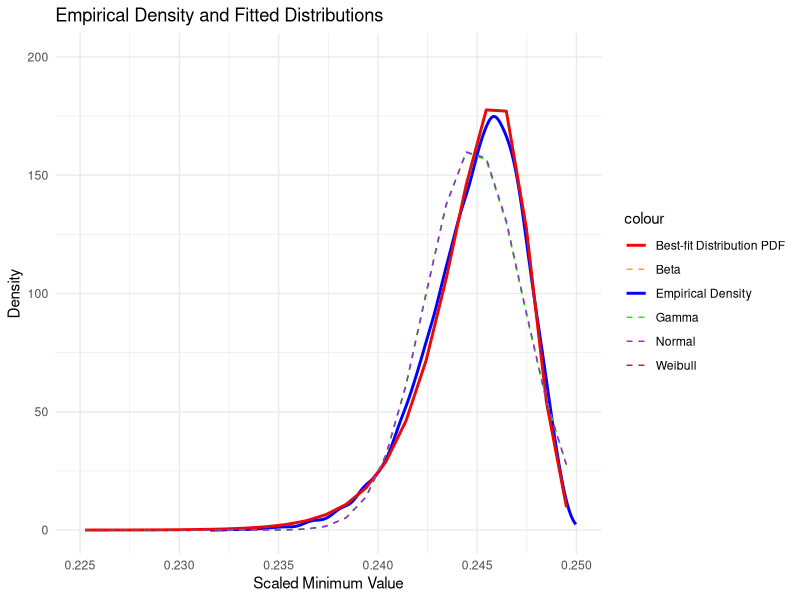

This chart was generated by the following R code:
# Load necessary libraries
library(fitdistrplus)
library(ggplot2)

# Parameters
n <- 10000  # number of trials
k <- 4  # number of categories
p <- rep(1/k, k)  # uniform probabilities for each outcome
num_samples <- 10000  # number of samples for the simulation

# Function to generate samples and compute the minimum values
simulate_minimum_multinomial <- function(n, p, num_samples) {
  min_values <- numeric(num_samples)
  for (i in 1:num_samples) {
    sample <- rmultinom(1, n, p)
    min_values[i] <- min(sample)
  }
  return(min_values)
}

# Generate the samples
sim_min_values <- simulate_minimum_multinomial(n, p, num_samples)

# Scale the minimum values by the number of trials
scaled_min_values <- sim_min_values / n

# Ensure values are within the interval [0, 1]
scaled_min_values <- pmin(pmax(scaled_min_values, 0), 1)

# Fit candidate distributions to the scaled sample data
fit_gamma <- fitdist(scaled_min_values, "gamma")
fit_normal <- fitdist(scaled_min_values, "norm")
fit_beta <- fitdist(scaled_min_values, "beta")
fit_weibull <- fitdist(scaled_min_values, "weibull")

# Compare the fits using AIC
fits <- list(gamma = fit_gamma, normal = fit_normal, beta = fit_beta, weibull = fit_weibull)
aic_values <- sapply(fits, function(f) f$aic)
best_fit <- names(which.min(aic_values))

# Print the AIC values and the best-fit distribution
print(aic_values)
print(paste("Best fit based on AIC:", best_fit))

# Create a data frame for the empirical density function
empirical_density <- density(scaled_min_values)
empirical_df <- data.frame(x = empirical_density$x, y = empirical_density$y)

# Function to calculate the PDF of the gamma distribution with estimated parameters
pdf_gamma <- function(x) {
  dgamma(x, shape = fit_gamma$estimate["shape"], rate = fit_gamma$estimate["rate"])
}

# Function to calculate the PDF of the normal distribution with estimated parameters
pdf_normal <- function(x) {
  dnorm(x, mean = fit_normal$estimate["mean"], sd = fit_normal$estimate["sd"])
}

# Function to calculate the PDF of the beta distribution with estimated parameters
pdf_beta <- function(x) {
  dbeta(x, shape1 = fit_beta$estimate["shape1"], shape2 = fit_beta$estimate["shape2"])
}

# Function to calculate the PDF of the weibull distribution with estimated parameters
pdf_weibull <- function(x) {
  dweibull(x, shape = fit_weibull$estimate["shape"], scale = fit_weibull$estimate["scale"])
}

# Function to calculate the PDF of the best-fit distribution
pdf_best_fit <- function(x) {
  if (best_fit == "gamma") {
    pdf_gamma(x)
  } else if (best_fit == "normal") {
    pdf_normal(x)
  } else if (best_fit == "beta") {
    pdf_beta(x)
  } else if (best_fit == "weibull") {
    pdf_weibull(x)
  }
}

# Create data frames for all PDFs within a focused range around the distributions
x_vals <- seq(0.2, 0.3, length.out = 100)
gamma_pdf_df <- data.frame(x = x_vals, y = pdf_gamma(x_vals), distribution = "Gamma")
normal_pdf_df <- data.frame(x = x_vals, y = pdf_normal(x_vals), distribution = "Normal")
beta_pdf_df <- data.frame(x = x_vals, y = pdf_beta(x_vals), distribution = "Beta")
weibull_pdf_df <- data.frame(x = x_vals, y = pdf_weibull(x_vals), distribution = "Weibull")

# Combine all PDF data frames
all_pdfs_df <- rbind(gamma_pdf_df, normal_pdf_df, beta_pdf_df, weibull_pdf_df)

# Create a data frame for the best-fit PDF
best_fit_pdf_df <- data.frame(x = x_vals, y = sapply(x_vals, pdf_best_fit))

# Plot the empirical density, the PDFs of all fitted distributions, and the best-fit PDF
ggplot() +
  geom_line(data = empirical_df, aes(x = x, y = y, color = "Empirical Density"), size = 1) +
  geom_line(data = best_fit_pdf_df, aes(x = x, y = y, color = "Best-fit Distribution PDF"), size = 1) +
  geom_line(data = all_pdfs_df, aes(x = x, y = y, color = distribution), linetype = "dashed") +
  scale_color_manual(values = c("Empirical Density" = "blue", "Best-fit Distribution PDF" = "red",
                                "Gamma" = "green", "Normal" = "purple", "Beta" = "orange", "Weibull" = "brown")) +
  labs(x = "Scaled Minimum Value", y = "Density",
       title = paste("Empirical Density and Fits for Scaled Minimum Value\n(Best fit based on AIC:", best_fit, ")")) +
  theme_minimal() +
  ggtitle("Empirical Density and Fitted Distributions") +
  theme(legend.position = "right") +
  xlim(0.225, 0.250) + ylim(0,200)
